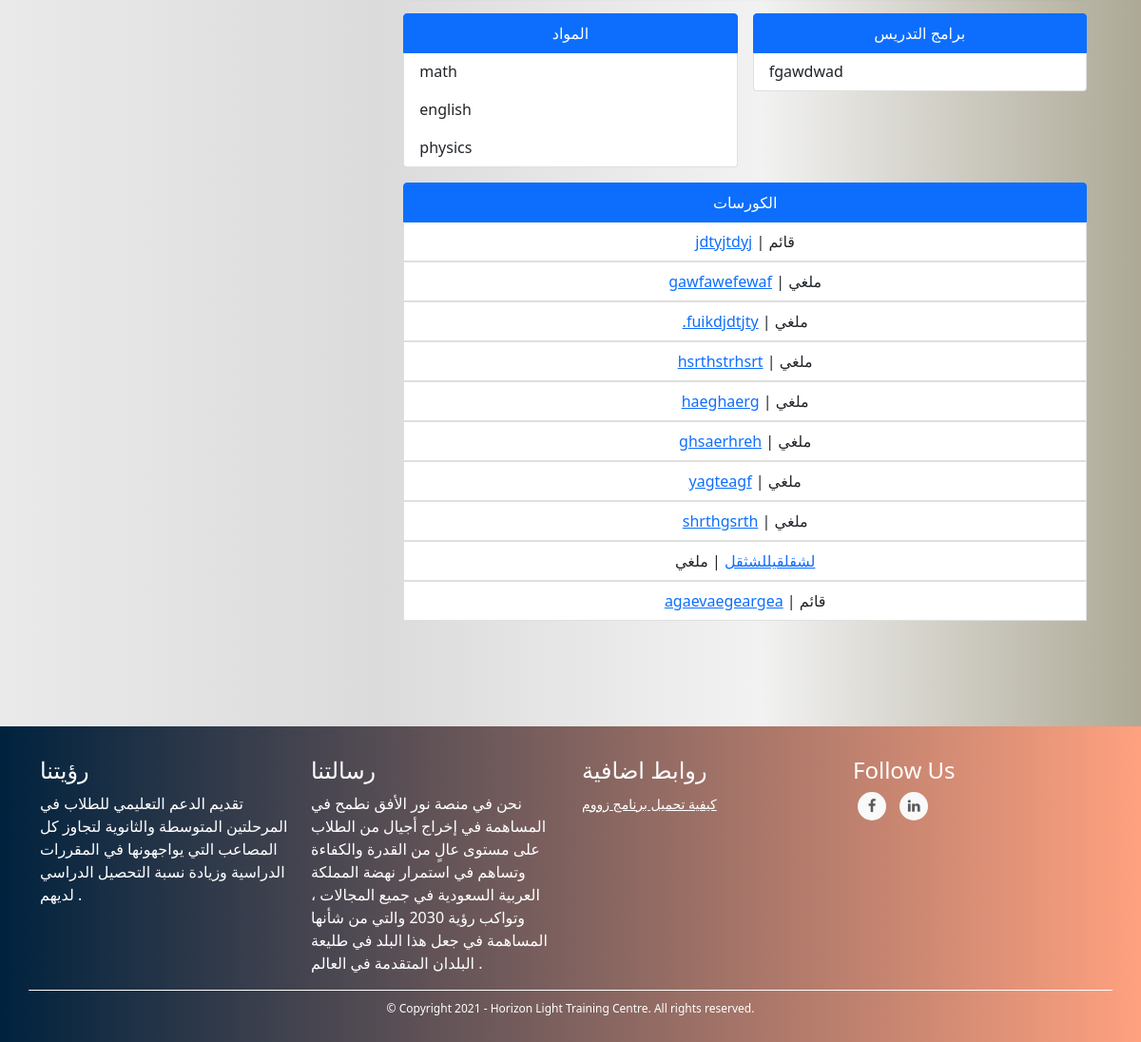
Before: /admins/user/4 (signed in, lower part) with the older database file.
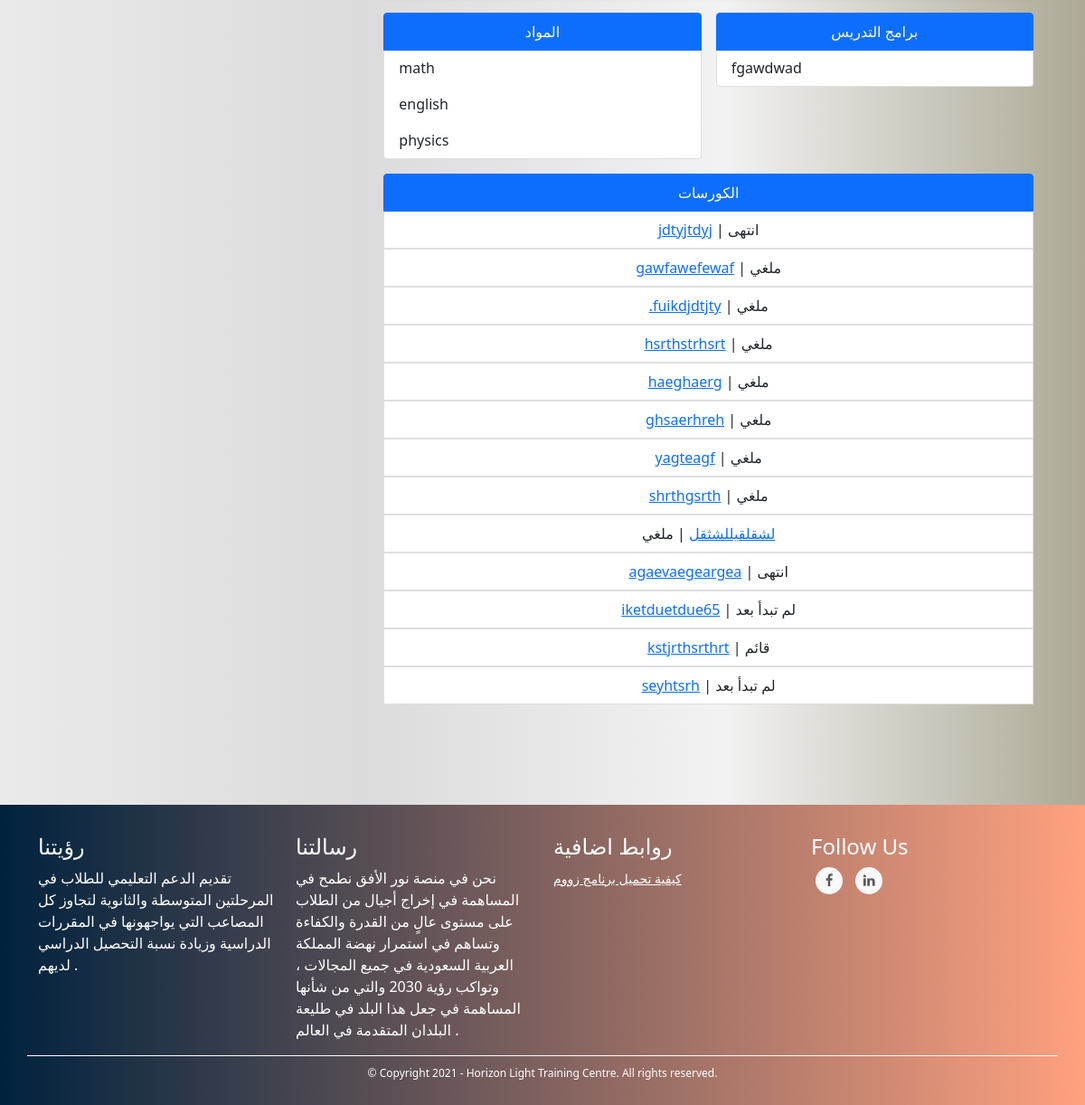
After: the same page with the newer database file.
### TUTOR/models.py (models this page shows, shortened)
class CourseModel(db.Model):
    id = db.Column(db.Integer, primary_key=True)
    name = db.Column(db.String(130), nullable=False)
    description = db.Column(db.String(1000), nullable=False)
    subject = db.Column(db.String(), nullable=False)
    price = db.Column(db.Integer, nullable=False)
    min_students = db.Column(db.Integer, nullable=False)
    max_students = db.Column(db.Integer, nullable=False)
    currency = db.Column(db.String(3), nullable=False)
    began = db.Column(db.Boolean, nullable=False, default=False)
    ended = db.Column(db.Boolean, nullable=False, default=False)
    course_type = db.Column(db.Integer, nullable=False) # 1 for start when min number # 2 for start with min and date
    _period = db.Column(db.Integer, nullable=True) # days
    _start_date = db.Column(db.DateTime, nullable=True)
    _end_date = db.Column(db.DateTime, nullable=True)
    links = db.Column(db.String(), nullable=False) # {"zoom": "link", ....}
    weekly_time_table_json  = db.Column(db.String(1000), nullable=False) # {"saturday": {"from": ..., "to": ...}, ...}
    _state = db.Column(db.String(), nullable=False, default=json.dumps({"state_code": 1, "state_string": "لم تبدأ بعد", "allowed_actions": ["join", "view", "start", "cancel"]})) # {"state_code": 2, "state_string": "قائم", "allowed_actions": ["view", "end"]} {"state_code": 3, "state_string": "انتهى", "allowed_actions": ["delete"]} {"state_code": 4, "state_string": "ملغي", "allowed_actions": ["delete"]}
    number_of_students_paid = db.Column(db.Integer, nullable=False, default=0)
    have_sent_first_payment_emails = db.Column(db.Boolean, nullable=False, default=False)
    created_by_admin = db.Column(db.Boolean, nullable=False)
    creation_date = db.Column(db.DateTime, nullable=False, default=datetime.utcnow)
    payment_model = db.relationship('PaymentModel', backref='course', uselist=False)
    tutor_data_model_id = db.Column(db.Integer, db.ForeignKey('tutor_data_model.id'),
        nullable=False)
    @property
    def state(self): # hold the course's state for example (is it runnung or hasn't began yet...) this helps with determaning what to do with the couse next for example (if it's running we should look into if it should end)
        return json.loads(self._state)
    def start(self):
        self.began = True
        self._state = json.dumps({"state_code": 2, "state_string": "قائم", "allowed_actions": ["view", "end", "cancel"]})
        if self.course_type == 1:
            now = datetime.date(datetime.utcnow())
            self._start_date = now
            self._end_date = now + timedelta(days=self.period)
        db.session.commit()
        for sdm in self.students: # the paymetn is when a student joins not when the course begins bcz the course wont begin if students didn't pay
            send_student_course_start_email(sdm.user, self)
        send_tutor_course_start_email(self.tutor.user, self)
        return True
    def end(self):
        self.ended = True
        self._state = json.dumps({"state_code": 3, "state_string": "انتهى", "allowed_actions": ["delete"]})
        db.session.commit()
        for sdm in self.students:
            send_student_course_ended_email(sdm.user, self)
        send_tutor_course_ended_email(self.tutor.user, self)
        return True
    def cancel(self):
        self._state = json.dumps({"state_code": 4, "state_string": "ملغي", "allowed_actions": ["delete"]})
        db.session.commit()
        self.payment_model.refund_all()
        for sdm in self.students:
            send_student_course_canceled_email(sdm.user, self)
        send_tutor_course_canceled_email(self.tutor.user, self)

### TUTOR/ADMINISTRATION/routes.py (the view)
@admins_blueprint.route("/admins/user/<user_id>", methods=["GET"])
@login_required(ADMIN_TYPES)
def user_detailed_view(user_id): # admin only
    user = UserModel.query.get(user_id)
    user_type = user.user_type
    if user_type == "tutor":
        return render_template("admins/users/new_tutor.html", user=user)
    elif user_type == "student":
        return render_template("admins/users/new_student.html", user=user)
    elif user_type in ADMIN_TYPES:
        return render_template("admins/users/new_admin.html", user=user)

### TUTOR/ADMINISTRATION/routes.py (called while the page is built)
@admins_blueprint.context_processor
def utility_processor():
    return dict(get_language_text=LngObj.get_language_text, get_current_page_language_list=LngObj.get_current_page_language_list, languages=LANGUAGES, admin_types=ADMIN_TYPES, settings=SiteSettingsModel.instance())

### TUTOR/models.py (called while the page is built)
@login_manager.user_loader
def load_user(user_id):
    return UserModel.query.get(int(user_id))

    @property
    def full_name(self):
        return self.first_name + " " + self.last_name

    @property
    def gender(self):
        return "male" if self._gender else "female"

    @property
    def age(self):
        return int((datetime.date(datetime.utcnow()) - datetime.date(self.date_of_birth)).days / 365)

    @property
    def subjects(self):
        return json.loads(self._subjects)

    @property
    def tools_used_for_online_tutoring(self):
        return json.loads(self._tools_used_for_online_tutoring)

    @classmethod
    def instance(cls):
        return cls.query.get(1)

### TUTOR/templates/admins/users/new_tutor.html (shortened to what this page needs)
{% extends "template.html" %}
{% block content %}
<link rel="stylesheet" href="{{ url_for('static', filename='css/students/profile.css') }}">
<div class="container">
    <div class="main-body">
          <div class="row gutters-sm">
            <div class="col-md-4 mb-3">
            </div>
            <div class="col-md-8">
              <div class="row gutters-sm">
                <div class="col-sm-6 mb-3">
                    <ul class="list-group">
                        <li class="list-group-item active" aria-current="true"><center>المواد</center></li>
                        {% for subject in user.tutor_data_model.subjects %}
                        <li class="list-group-item">{{ subject }}</li>
                        {% endfor %}
                      </ul>
                </div>
                <div class="col-sm-6 mb-3">
                    <ul class="list-group">
                        <li class="list-group-item active" aria-current="true"><center>برامج التدريس</center></li>
                        {% for tool in user.tutor_data_model.tools_used_for_online_tutoring %}
                        <li class="list-group-item">{{ tool }}</li>
                        {% endfor %}
                      </ul>
                </div>
              <div class="col-sm-12 mb-6">
                <ul class="list-group">
                    <li class="list-group-item active" aria-current="true"><center>الكورسات</center></li>
                    {% for course in user.tutor_data_model.courses %}
                    <center><li class="list-group-item"><a href="{{ url_for('courses_blueprint.course', course_id=course.id) }}">{{ course.name }}</a> | {{ course.state.state_string }}</li></center>
                    {% endfor %}
                  </ul>
            </div>
        </div>
            </div>
          </div>
        </div>
    </div>
    <br><br><br><br>
{% endblock %}

Changed rows visible on the page:
changed CourseModel "jdtyjtdyj": state.state_string "قائم" → "انتهى"
changed CourseModel "agaevaegeargea": state.state_string "قائم" → "انتهى"
added CourseModel: name "iketduetdue65", state.state_string "لم تبدأ بعد"
added CourseModel: name "kstjrthsrthrt", state.state_string "قائم"
added CourseModel: name "seyhtsrh", state.state_string "لم تبدأ بعد"
